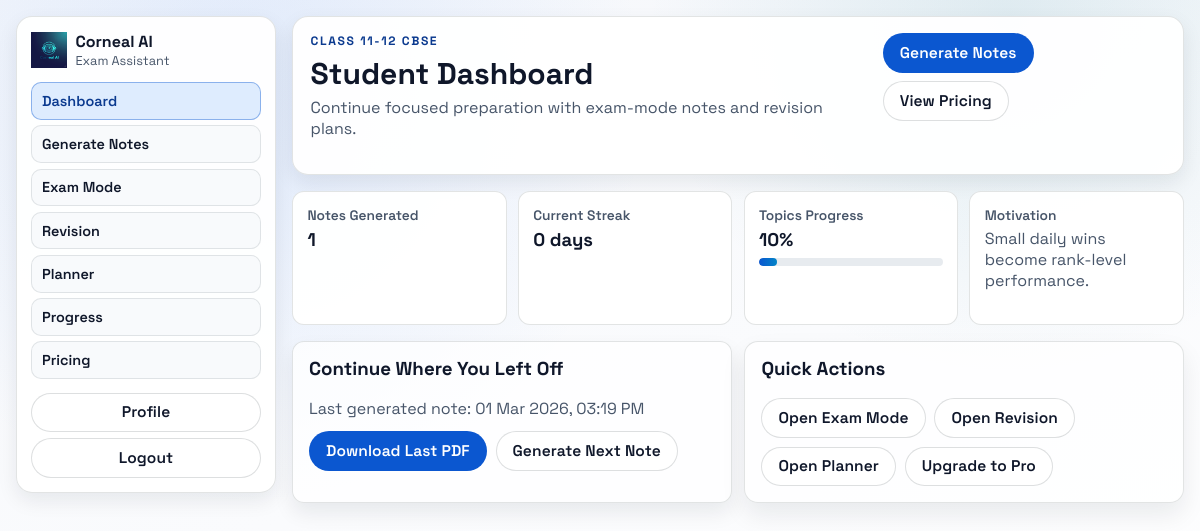
Page /dashboard (signed in) on the earlier database version.
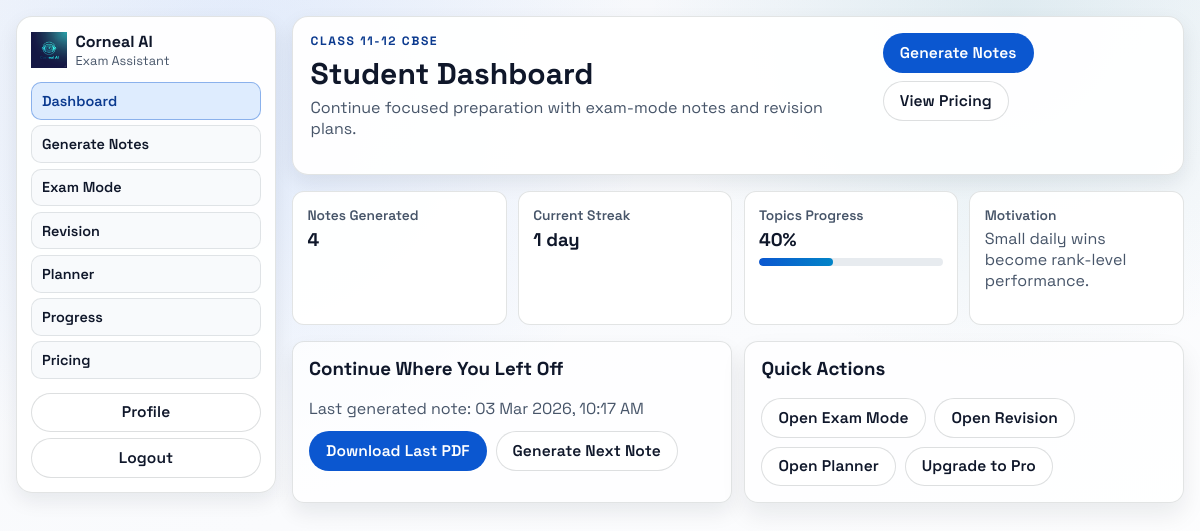
Same page on the later database version.
### database/models.py (models this page shows)
class Notes(db.Model):
    id = db.Column(db.Integer, primary_key=True)
    user_id = db.Column(db.Integer, db.ForeignKey('user.id'), nullable=False)
    content = db.Column(db.Text, nullable=False)  # Original Input
    result = db.Column(db.Text, nullable=False)   # AI Generated Notes
    created_at = db.Column(db.DateTime, default=datetime.utcnow)

### app.py (the view)
@app.route("/dashboard")
@login_required
def dashboard():
    note_count = Notes.query.filter_by(user_id=session["user_id"]).count()
    latest_note = (
        Notes.query.filter_by(user_id=session["user_id"])
        .order_by(Notes.created_at.desc())
        .first()
    )
    date_rows = (
        db.session.query(func.date(Notes.created_at))
        .filter(Notes.user_id == session["user_id"])
        .group_by(func.date(Notes.created_at))
        .order_by(func.date(Notes.created_at).desc())
        .all()
    )
    active_days = []
    for row in date_rows:
        value = (row[0] or "").strip() if isinstance(row[0], str) else ""
        if not value:
            continue
        try:
            active_days.append(date.fromisoformat(value))
        except ValueError:
            continue
    streak_count = 0
    cursor = date.today()
    for day in active_days:
        if day == cursor:
            streak_count += 1
            cursor = cursor - timedelta(days=1)
        elif day < cursor:
            break
    progress_percent = min(note_count * 10, 100)
    return render_template(
        "dashboard.html",
        note_count=note_count,
        streak_count=streak_count,
        progress_percent=progress_percent,
        latest_note=latest_note,
    )

### app.py (called while the page is built)
def login_required(view_func):
    @wraps(view_func)
    def wrapped_view(*args, **kwargs):
        if "user_id" not in session:
            return redirect(url_for("login", next=request.path))
        return view_func(*args, **kwargs)
    return wrapped_view

@app.after_request
def apply_security_headers(response):
    response.headers["X-Frame-Options"] = "SAMEORIGIN"
    response.headers["X-Content-Type-Options"] = "nosniff"
    response.headers["Referrer-Policy"] = "strict-origin-when-cross-origin"
    response.headers["Permissions-Policy"] = "camera=(), microphone=(), geolocation=()"
    return response

### templates/dashboard.html (shortened to what this page needs)
<!DOCTYPE html>
<html lang="en">
<head>
    <link rel="stylesheet" href="{{ url_for('static', filename='css/style.css') }}">
</head>
<body class="app-shell">
    <div class="workspace-shell">
        {% include "partials/app_sidebar.html" %}
        <main class="workspace-main">
            <header class="workspace-topbar">
                <div>
                    <p class="eyebrow">Class 11-12 CBSE</p>
                    <h1>Student Dashboard</h1>
                    <p class="subtitle">Continue focused preparation with exam-mode notes and revision plans.</p>
                </div>
                <div class="quick-actions">
                    <a class="link-pill link-pill-primary" href="{{ url_for('home') }}">Generate Notes</a>
                    <a class="link-pill" href="{{ url_for('pricing') }}">View Pricing</a>
                </div>
            </header>
            <section class="dashboard-kpi-grid">
                <article class="dashboard-kpi-card">
                    <p class="kpi-label">Notes Generated</p>
                    <p class="kpi-value">{{ note_count }}</p>
                </article>
                <article class="dashboard-kpi-card">
                    <p class="kpi-label">Current Streak</p>
                    <p class="kpi-value">{{ streak_count }} day{% if streak_count != 1 %}s{% endif %}</p>
                </article>
                <article class="dashboard-kpi-card" id="progress">
                    <p class="kpi-label">Topics Progress</p>
                    <p class="kpi-value">{{ progress_percent }}%</p>
                    <div class="study-progress-track">
                        <span class="study-progress-fill" style="width: {{ progress_percent }}%;"></span>
                    </div>
                </article>
                <article class="dashboard-kpi-card motivational-card">
                    <p class="kpi-label">Motivation</p>
                    <p class="subtitle">Small daily wins become rank-level performance.</p>
                </article>
            </section>
            <section class="dashboard-main-grid">
                <article class="panel dashboard-card premium-card">
                    <h3>Continue Where You Left Off</h3>
                    {% if latest_note %}
                        <p class="subtitle">Last generated note: {{ latest_note.created_at.strftime('%d %b %Y, %I:%M %p') }}</p>
                        <div class="quick-actions">
                            <a class="link-pill link-pill-primary" href="{{ url_for('download_note', note_id=latest_note.id) }}">Download Last PDF</a>
                            <a class="link-pill" href="{{ url_for('home') }}">Generate Next Note</a>
                        </div>
                    {% else %}
                        <p class="subtitle">No notes yet. Start with your first chapter and build momentum.</p>
                        <a class="link-pill link-pill-primary" href="{{ url_for('home') }}">Start Now</a>
                    {% endif %}
                </article>
                <article class="panel dashboard-card">
                    <h3>Quick Actions</h3>
                    <div class="quick-actions">
                        <a class="link-pill" href="{{ url_for('home') }}#exam-mode">Open Exam Mode</a>
                        <a class="link-pill" href="{{ url_for('home') }}#revision-mode">Open Revision</a>
                        <a class="link-pill" href="{{ url_for('home') }}#study-planner">Open Planner</a>
                        <a class="link-pill" href="{{ url_for('checkout', plan='pro') }}">Upgrade to Pro</a>
                    </div>
                </article>
            </section>
        </main>
    </div>
</body>
</html>

Differences in the rows shown:
no longer on this page (row unchanged): Notes: created_at "01 Mar 2026, 03:19 PM"
added Notes: created_at "03 Mar 2026, 10:17 AM"
Other differences:
{{ note_count }}: "1" → "4"
{{ streak_count }}: "0" → "1"
{{ progress_percent }}: "10" → "40"
{{ progress_percent }}: 10 → 40 (drawn)
text no longer shown: "s"
